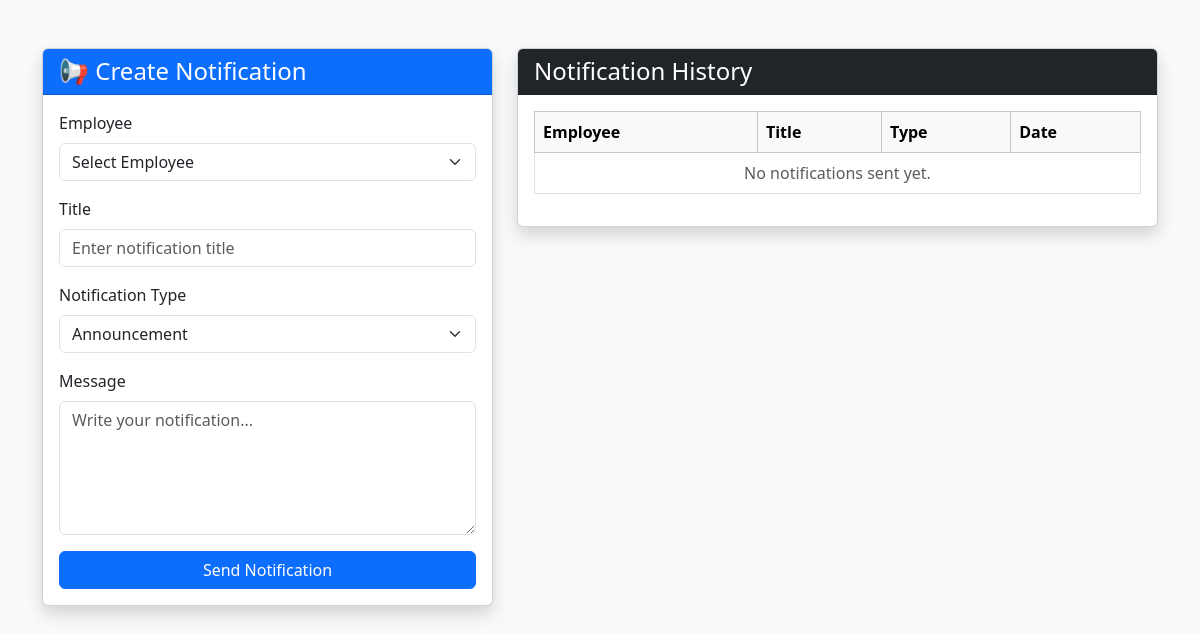
/notifications/manager/ (signed in), run on an earlier commit of the app's database.
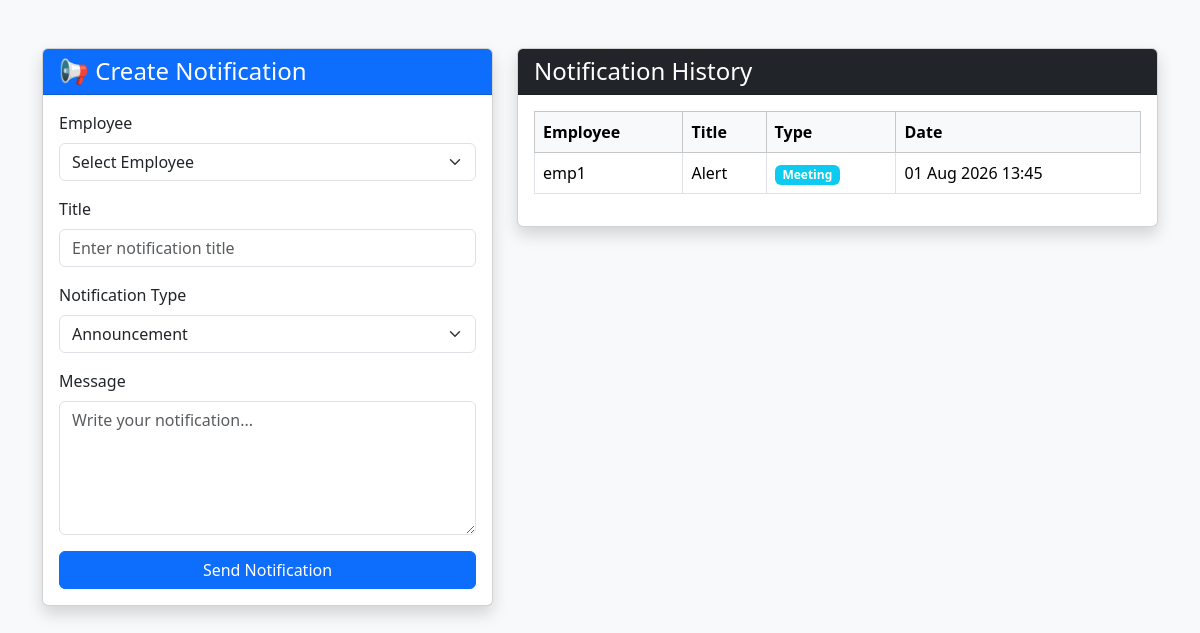
And on a later commit of the database.
### notifications/models.py (models this page shows, shortened)
class Notification(models.Model):
    NOTIFICATION_TYPES = [
        ("Announcement", "Announcement"),
        ("Task", "Task"),
        ("Meeting", "Meeting"),
        ("Alert", "Alert"),
        ("Leave", "Leave"),
        ("Birthday", "Birthday"),
    ]
    employee = models.ForeignKey(
        Employee,
        on_delete=models.CASCADE,
        related_name="notifications"
    )
    title = models.CharField(max_length=200)
    message = models.TextField()
    notification_type = models.CharField(
        max_length=30,
        choices=NOTIFICATION_TYPES
    )
    is_read = models.BooleanField(
        default=False
    )
    created_at = models.DateTimeField(
        auto_now_add=True
    )

### employees/models.py (models this page shows, shortened)
class Employee(models.Model):
    ROLE_CHOICES = [
        ("Admin", "Admin"),
        ("Manager", "Manager"),
        ("HR", "HR"),
        ("Team Lead", "Team Lead"),
        ("Employee", "Employee"),
    ]
    GENDER_CHOICES = [
        ("Male", "Male"),
        ("Female", "Female"),
        ("Other", "Other"),
        ("Prefer not to say", "Prefer not to say"),
    ]
    EMPLOYMENT_TYPE_CHOICES = [
        ("Full-Time", "Full-Time"),
        ("Part-Time", "Part-Time"),
        ("Contract", "Contract"),
        ("Intern", "Intern"),
    ]
    user = models.OneToOneField(
        User,
        on_delete=models.CASCADE
    )
    employee_id = models.CharField(
        max_length=20,
        unique=True
    )
    department = models.CharField(
        max_length=100
    )
    designation = models.CharField(
        max_length=100
    )
    role = models.CharField(
        max_length=20,
        choices=ROLE_CHOICES,
        default="Employee"
    )
    phone = models.CharField(
        max_length=15
    )
    joining_date = models.DateField()
    profile_image = models.ImageField(
        upload_to="employees/",
        blank=True,
        null=True
    )
    dob = models.DateField(
        blank=True,
        null=True
    )
    gender = models.CharField(
        max_length=30,
        choices=GENDER_CHOICES,
        blank=True
    )
    blood_group = models.CharField(
        max_length=5,
        blank=True
    )
    present_address = models.TextField(
        blank=True
    )
    permanent_address = models.TextField(
        blank=True
    )
    city = models.CharField(
        max_length=100,
        blank=True
    )
    state = models.CharField(
        max_length=100,
        blank=True
    )
    country = models.CharField(
        max_length=100,
        blank=True
    )
    emergency_contact_name = models.CharField(
        max_length=100,
        blank=True
    )
    emergency_contact = models.CharField(
        max_length=15,
        blank=True
    )
    reporting_manager = models.CharField(
        max_length=100,
        blank=True
    )
    team_name = models.CharField(
        max_length=100,
        blank=True
    )
    work_location = models.CharField(
        max_length=100,
        blank=True
    )
    employment_type = models.CharField(
        max_length=30,
        choices=EMPLOYMENT_TYPE_CHOICES,
        default="Full-Time"
    )
    created_at = models.DateTimeField(
        auto_now_add=True
    )
    updated_at = models.DateTimeField(
        auto_now=True
    )

### notifications/views.py (the view, shortened to what this page needs)
@login_required(login_url="login")
def manager_notifications(request):
    employees = Employee.objects.select_related("user").order_by("user__first_name")
    history = Notification.objects.select_related(
        "employee"
    ).order_by("-created_at")
    context = {
        "employees": employees,
        "history": history,
        "notification_types": Notification.NOTIFICATION_TYPES,
    }
    return render(
        request,
        "notifications/manager_notification.html",
        context
    )

### notifications/templates/notifications/manager_notification.html (shortened to what the changed rows need)
<!DOCTYPE html>
<html lang="en">
<head>
    <link href="https://cdn.jsdelivr.net/npm/bootstrap@5.3.3/dist/css/bootstrap.min.css" rel="stylesheet">
</head>
<body class="bg-light">
<div class="container mt-5">
    <div class="row">
        <div class="col-lg-7">
            <div class="card shadow">
                <div class="card-body">
                    <table class="table table-bordered table-hover align-middle">
                        <thead class="table-light">
                        <tr>
                            <th>Employee</th>
                            <th>Title</th>
                            <th>Type</th>
                            <th>Date</th>
                        </tr>
                        </thead>
                        <tbody>
                        {% for n in history %}
                        <tr>
                            <td>
                                {{ n.employee.user.first_name }}
                            </td>
                            <td>
                                {{ n.title }}
                            </td>
                            <td>
                                <span class="badge bg-info">
                                    {{ n.notification_type }}
                                </span>
                            </td>
                            <td>
                                {{ n.created_at|date:"d M Y H:i" }}
                            </td>
                        </tr>
                        {% empty %}
                        <tr>
                            <td colspan="4" class="text-center text-muted">
                                No notifications sent yet.
                            </td>
                        </tr>
                        {% endfor %}
                        </tbody>
                    </table>
                </div>
            </div>
        </div>
    </div>
</div>
</body>
</html>

What changed in the data, as far as the page shows it:
added Notification: employee.user.first_name "emp1", title "Alert", notification_type "Meeting", created_at "01 Aug 2026 13:45"
Also different on the page:
text no longer shown: "No notifications sent yet."
